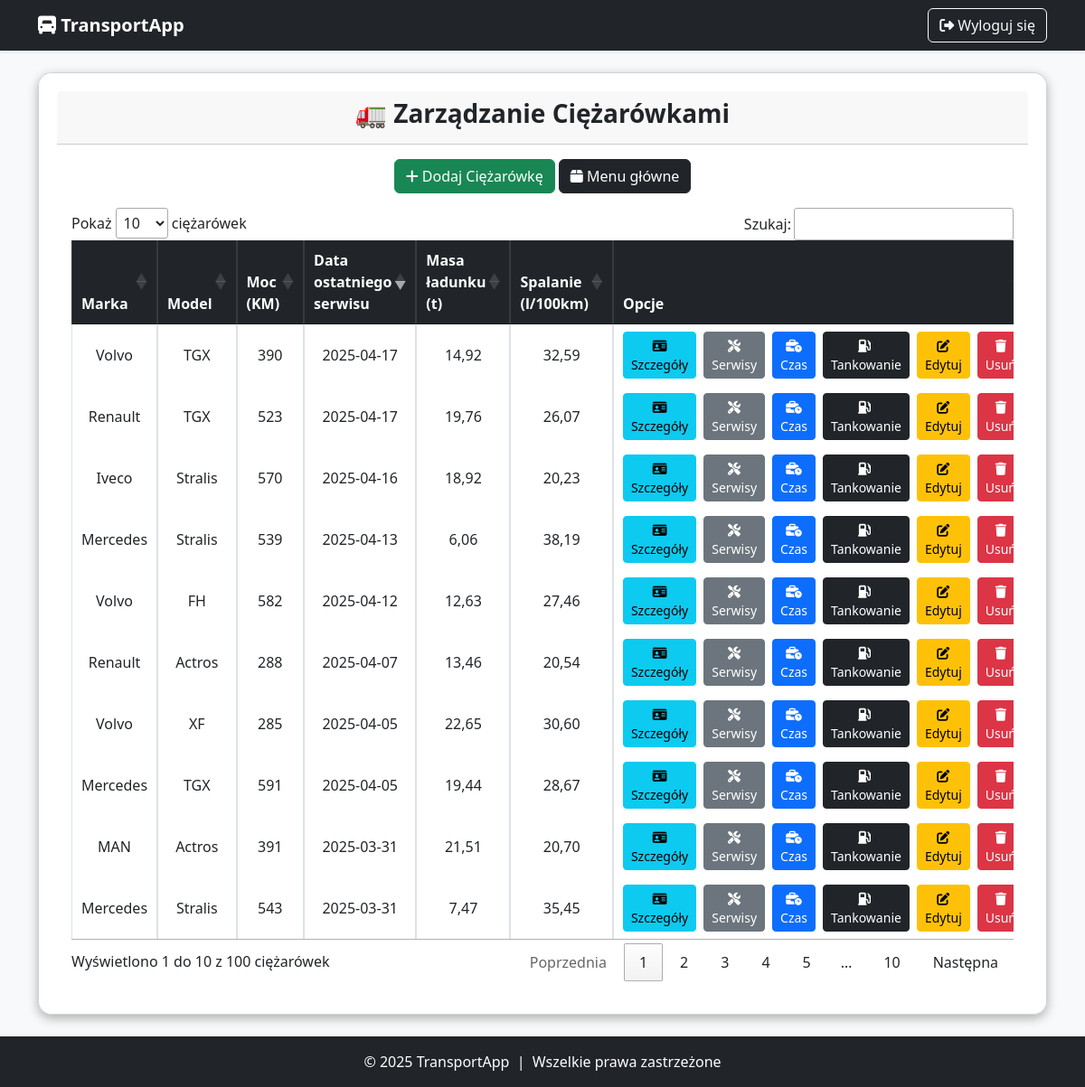
/users/ciezarowki/ (signed in), run on the app's committed database.
### users/models.py (models this page shows, shortened)
class Ciezarowka(models.Model):
    ciez_id = models.AutoField(primary_key=True)
    ciez_marka = models.CharField(max_length=50, verbose_name="Marka")
    ciez_model = models.CharField(max_length=50, verbose_name="Model")
    ciez_moc = models.IntegerField(
        verbose_name="Moc (KM)",
        validators=[MinValueValidator(0, message="Moc nie może być ujemna.")]
    )
    ciez_nr_rejestr = models.CharField(
        max_length=15,
        verbose_name="Numer rejestracyjny",
        validators=[RegexValidator(
            regex=r'^[A-Z0-9]{2,3}\s?[A-Z0-9]{4,6}$',
            message="Podaj poprawny numer rejestracyjny."
        )]
    )
    ciez_przebieg = models.IntegerField(
        verbose_name="Przebieg (km)",
        validators=[MinValueValidator(0, message="Przebieg nie może być ujemny.")]
    )
    ciez_rok_prod = models.IntegerField(
        verbose_name="Rok produkcji",
        validators=[
            MinValueValidator(0, message="Rok produkcji nie może być mniejszy od 0."),
            MaxValueValidator(date.today().year, message=f"Rok produkcji nie może być większy niż {date.today().year}.")
        ]
    )
    ciez_data_zakupu = models.DateField(verbose_name="Data zakupu")
    ciez_data_serwisu = models.DateField(verbose_name="Data ostatniego serwisu")
    ciez_masa_wlasna = models.DecimalField(
        max_digits=7, decimal_places=2,
        verbose_name="Masa własna (t)",
        validators=[MinValueValidator(0.01, message="Masa własna musi być większa od 0.")]
    )
    ciez_masa_ladunku = models.DecimalField(
        max_digits=7, decimal_places=2,
        verbose_name="Masa ładunku (t)",
        validators=[MinValueValidator(0.01, message="Masa ładunku musi być większa od 0.")]
    )
    ciez_dop_masa_calk = models.DecimalField(
        max_digits=7, decimal_places=2,
        verbose_name="Dopuszczalna masa całkowita (t)",
        validators=[MinValueValidator(0.01, message="Dopuszczalna masa całkowita musi być większa od 0.")]
    )
    ciez_spalanie_na_100km = models.DecimalField(
        max_digits=5, decimal_places=2,
        verbose_name="Spalanie na 100 km (l)",
        validators=[MinValueValidator(0, message="Spalanie nie może być mniejsze niż 0.")]
    )
    ciez_paliwo_litry = models.FloatField(
        verbose_name="Stan paliwa (l)",
        validators=[MinValueValidator(0)],
        null=True,
        blank=True
    )
    ciez_bak_max = models.FloatField(
        verbose_name="Pojemność baku (l)",
        validators=[MinValueValidator(1)],
        null=True,
        blank=True
    )

### users/views/ciezarowka_views.py (the view)
# urls.py: path("ciezarowki/", zarzadzaj_ciezarowkami, name="zarzadzaj_ciezarowkami"),
@login_required
def zarzadzaj_ciezarowkami(request):
    ciezarowki = Ciezarowka.objects.all()
    return render(request, "users/zarzadzanie/zarzadzaj_ciezarowkami.html", {"ciezarowki": ciezarowki})

### users/templates/users/zarzadzanie/zarzadzaj_ciezarowkami.html (shortened to what this page needs)
{% extends 'base.html' %}
{% block content %}
<div class="row justify-content-center">
    <div class="col-md-12 col-lg-12">
        <div class="card text-center">
            <div class="card-header">
                <h3 class="fw-bold">🚛 Zarządzanie Ciężarówkami</h3>
            </div>
            <div class="card-body">
                <a href="{% url 'dodaj_ciezarowke' %}" class="btn btn-success mb-3">
                    <i class="fa-solid fa-plus"></i> Dodaj Ciężarówkę
                </a>
                <a href="{% url 'menu_glowne' %}" class="btn btn-dark mb-3">
                    <i class="fa-solid fa-box"></i> Menu główne
                </a>
                <div class="table-responsive">
                    <table id="ciezarowkiTable" class="table table-bordered table-hover align-middle">
                        <thead class="table-dark">
                            <tr>
                                <th>Marka</th>
                                <th>Model</th>
                                <th>Moc (KM)</th>
                                <th>Data ostatniego serwisu</th>
                                <th>Masa ładunku (t)</th>
                                <th>Spalanie (l/100km)</th>
                                <th>Opcje</th>
                            </tr>
                        </thead>
                        <tbody>
                            {% for ciezarowka in ciezarowki %}
                            <tr>
                                <td>{{ ciezarowka.ciez_marka }}</td>
                                <td>{{ ciezarowka.ciez_model }}</td>
                                <td>{{ ciezarowka.ciez_moc }}</td>
                                <td>{{ ciezarowka.ciez_data_serwisu|date:"Y-m-d" }}</td>
                                <td>{{ ciezarowka.ciez_masa_ladunku }}</td>
                                <td>{{ ciezarowka.ciez_spalanie_na_100km }}</td>
                                <td>
                                  <div class="d-flex justify-content-center gap-2">
                                    <a href="{% url 'szczegoly_ciezarowki' ciezarowka.ciez_id %}" class="btn btn-info btn-sm flex-fill">
                                      <i class="fa-solid fa-id-card"></i> Szczegóły
                                    </a>
                                    <a href="{% url 'historia_serwisow' ciezarowka.ciez_id %}" class="btn btn-secondary btn-sm flex-fill">
                                        <i class="fa-solid fa-screwdriver-wrench"></i> Serwisy
                                    </a>
                                    <a href="{% url 'czas_ciezarowki_redirect' ciezarowka.ciez_id %}" class="btn btn-primary btn-sm flex-fill">
                                        <i class="fa-solid fa-business-time"></i> Czas
                                    </a>
                                    <a href="{% url 'historia_tankowania' ciezarowka.ciez_id %}" class="btn btn-dark btn-sm flex-fill">
                                        <i class="fa-solid fa-gas-pump me-1"></i> Tankowanie
                                    </a>
                                      <a href="{% url 'edytuj_ciezarowke' ciezarowka.ciez_id %}" class="btn btn-warning btn-sm flex-fill">
                                      <i class="fa-solid fa-edit"></i> Edytuj
                                    </a>
                                    <a href="{% url 'usun_ciezarowke' ciezarowka.ciez_id %}" class="btn btn-danger btn-sm flex-fill">
                                      <i class="fa-solid fa-trash"></i> Usuń
                                    </a>
                                  </div>
                                </td>
                            </tr>
                            {% endfor %}
                        </tbody>
                    </table>
                </div>
            </div>
        </div>
    </div>
</div>
<link rel="stylesheet" href="https://cdn.datatables.net/1.11.5/css/jquery.dataTables.min.css">
{% endblock %}

### data on the page
Ciezarowka: ciez_marka "Volvo", ciez_model "XF", ciez_moc "285", ciez_data_serwisu "2025-04-05", ciez_masa_ladunku "22,65", ciez_spalanie_na_100km "30,60"
Ciezarowka: ciez_marka "Volvo", ciez_model "FH", ciez_moc "582", ciez_data_serwisu "2025-04-12", ciez_masa_ladunku "12,63", ciez_spalanie_na_100km "27,46"
Ciezarowka: ciez_marka "Volvo", ciez_model "TGX", ciez_moc "390", ciez_data_serwisu "2025-04-17", ciez_masa_ladunku "14,92", ciez_spalanie_na_100km "32,59"
Ciezarowka: ciez_marka "Renault", ciez_model "TGX", ciez_moc "523", ciez_data_serwisu "2025-04-17", ciez_masa_ladunku "19,76", ciez_spalanie_na_100km "26,07"
Ciezarowka: ciez_marka "MAN", ciez_model "Actros", ciez_moc "391", ciez_data_serwisu "2025-03-31", ciez_masa_ladunku "21,51", ciez_spalanie_na_100km "20,70"
Ciezarowka: ciez_marka "Mercedes", ciez_model "TGX", ciez_moc "591", ciez_data_serwisu "2025-04-05", ciez_masa_ladunku "19,44", ciez_spalanie_na_100km "28,67"
Ciezarowka: ciez_marka "Iveco", ciez_model "Stralis", ciez_moc "570", ciez_data_serwisu "2025-04-16", ciez_masa_ladunku "18,92", ciez_spalanie_na_100km "20,23"
Ciezarowka: ciez_marka "Renault", ciez_model "Actros", ciez_moc "288", ciez_data_serwisu "2025-04-07", ciez_masa_ladunku "13,46", ciez_spalanie_na_100km "20,54"
Ciezarowka: ciez_marka "Mercedes", ciez_model "Stralis", ciez_moc "539", ciez_data_serwisu "2025-04-13", ciez_masa_ladunku "6,06", ciez_spalanie_na_100km "38,19"
Ciezarowka: ciez_marka "Mercedes", ciez_model "Stralis", ciez_moc "543", ciez_data_serwisu "2025-03-31", ciez_masa_ladunku "7,47", ciez_spalanie_na_100km "35,45"
